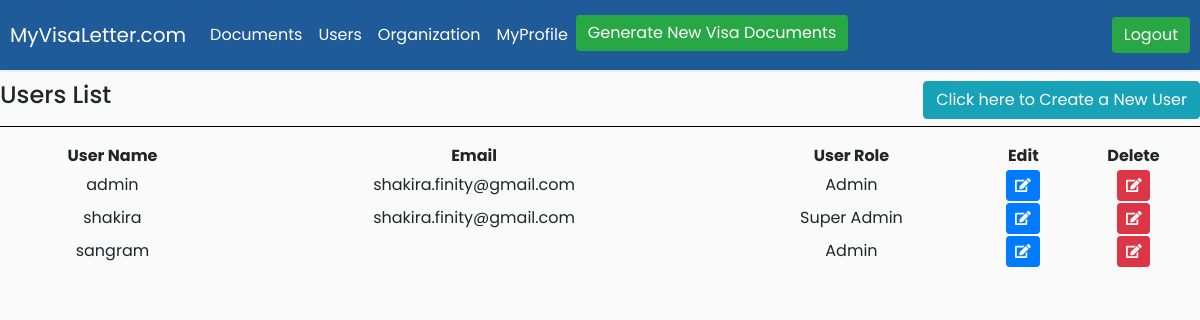
Page /users (signed in) on the earlier database version.
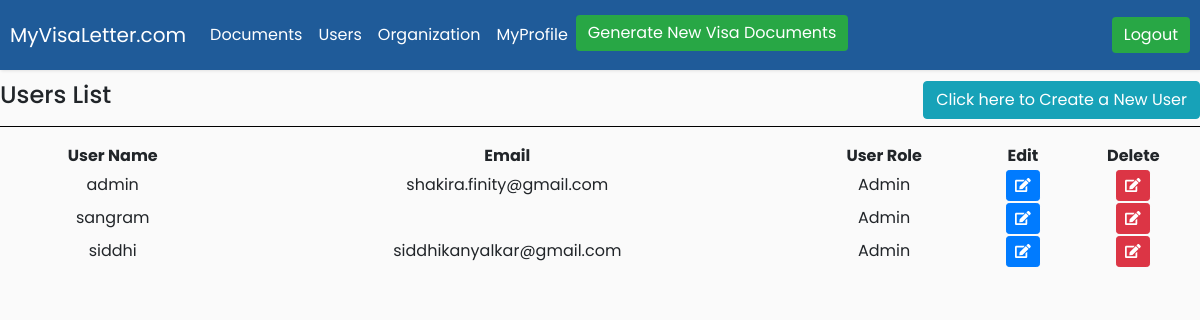
Same page on the later database version.
### generateletter/models.py (models this page shows)
class CustomUserM(AbstractUser):
    SUPER_ADMIN = 1
    ADMIN = 2
    ROLE_CHOICES = (
      (ADMIN,'admin'),
      (SUPER_ADMIN,'super_admin')
    )
    user_role = models.PositiveSmallIntegerField(choices=ROLE_CHOICES,default=ADMIN)

### generateletter/views.py (the view)
# urls.py: path("users", views.users, name="users"),
@login_required(login_url = '/login')
def users(request):
    user_role=request.user.user_role
    user_list = CustomUserM.objects.all()
    user_dict = {'userlist':user_list,'user_role':user_role}
    return render(request,'generateletter/userlist.html', user_dict)

### templates/generateletter/userlist.html (shortened to what this page needs)
{% extends 'generateletter/base.html' %}
{% load static %}
{% block content %}
     <h4>Users List<span style="float: right">
     <button class="signup-btn btn btn-info" type="button" name="button" style="float: right">Click here to Create a New User</button></span></h4>
     <hr>
            {% if userlist %}
                         <table id="test_table" class="display" style="width:100%">
                                <tr>
                                    <th>User Name</th>
                                    <th>Email</th>
                                    <th>User Role </th>
                                    <th>Edit </th>
                                    <th>Delete </th>
                                 </tr>
                                <tbody>
                                        {% for person in userlist %}
                                 <tr>
                                   <td>{{ person.username}}</td>
                                   <td>{{ person.email}}</td>
                                   <td class="text">
                                    {% if person.user_role == 1 %}
                                    Super Admin
                                    {% else %}
                                    Admin
                                    {% endif %}
                                </td>
                                <td>
                                    <button type="button" class="update-users-list btn btn-sm btn-primary"  data-id="{% url 'generateletter:userupdate' person.pk %}">
                                    <span class="fa fa-edit"></span>
                                    </button>
                                </td>
                                <td>
                                    <button type="button" class="delete-users-list btn btn-sm btn-danger" data-id="{% url 'generateletter:userdelete' person.pk %}">
                                    <span class="fa fa-edit"></span>
                                     </td>
                                </tr>
                                {% endfor %}
                            </tbody>
                    </table>
                {% endif %}
{% endblock %}

### templates/generateletter/base.html (shortened to what this page needs)
<!DOCTYPE html>
<html>
{% load static %}
<head>
	<link rel="stylesheet" href="https://stackpath.bootstrapcdn.com/bootstrap/4.1.0/css/bootstrap.min.css">
    <link rel="stylesheet" href="{% static 'generateletter/css/style.css' %}">
	<link rel="stylesheet" href="https://cdnjs.cloudflare.com/ajax/libs/malihu-custom-scrollbar-plugin/3.1.5/jquery.mCustomScrollbar.min.css">
</head>
<body>
    <div>
        <nav class="navbar navbar-expand-lg navbar-light fixed-top" style="background-color: #1f5b99">
            <a class="navbar-brand" href="#" style="color: #ffffff">MyVisaLetter.com</a>
            <div class="collapse navbar-collapse" id="navbarSupportedContent">
                <ul class="navbar-nav mr-auto">
                    <li class="nav-item active">
                        <a class="nav-link" href="{% url 'generateletter:view_visa_letter' %}" style="color: #ffffff">Documents</a>
                    </li>
                    <li class="nav-item">
                        <a class="nav-link" href="{% url 'generateletter:users' %}" style="color: #ffffff">Users</a>
                    </li>
                    <li class="nav-item">
                        <a class="nav-link" href="{% url 'generateletter:Organisation' %}" style="color: #ffffff">Organization</a>
                    </li>
                    <li class="nav-item">
                            <a class="nav-link" href="{% url 'generateletter:Myprofile' %}" style="color: #ffffff">MyProfile</a>
                        </li>
                    <li class="nav-item">
                            <a class="btn navbar-btn btn-success" href="{% url 'generateletter:visa_letter_form_submit'  %}">Generate New Visa Documents</a>
                        </li>
                </ul>
                <form class="form-inline my-2 my-lg-0">
                        <a class="btn navbar-btn btn-success" href="{% url 'generateletter:Login'  %}" style="background: #28a745">Logout</a>
                    </form>
            </div>
        </nav>
    </div><br><br>
    {% block content %}
    {% endblock content %}
</body>
</html>

### generateletter/static/generateletter/css/style.css (style rules this page uses)
body { font-family: 'Poppins', sans-serif; background: #fafafa; }
a, a:hover, a:focus { color: inherit; text-decoration: none; transition: all 0.3s; }
.navbar { padding: 15px 10px; background: #fff; border: none; border-radius: 0; margin-bottom: 40px; box-shadow: 1px 1px 3px rgba(0, 0, 0, 0.1); }
.navbar-btn { box-shadow: none; outline: none !important; border: none; }
#test_table { text-align: center; }

### templates/generateletter/base.html (style rules this page uses)
hr { background-color: black; }

Differences in the rows shown:
removed CustomUserM: username "shakira", email "shakira.finity@gmail.com", user_role "Super Admin"
added CustomUserM: username "siddhi", email "siddhikanyalkar@gmail.com", user_role "Admin"
